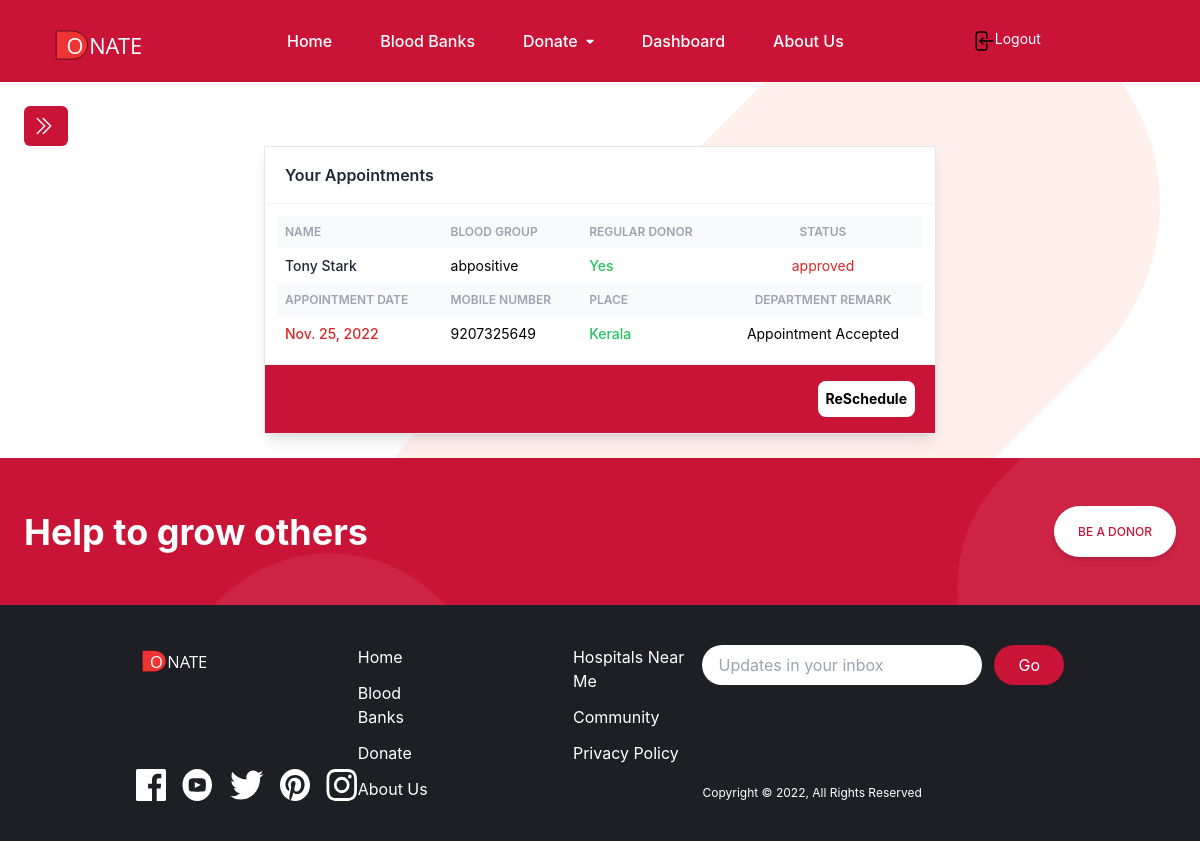
Page /view_appointments/ (signed in) on the committed database.
### user/models.py (models this page shows, shortened)
class DonorAppointment (models.Model):
    user = models.ForeignKey(Donor, on_delete=models.CASCADE)
    fname = models.CharField(max_length=50)
    lname = models.CharField(max_length=50)
    age = models.CharField(max_length=2)
    place = models.CharField(max_length=50)
    pin = models.CharField(max_length=6)
    mob = models.CharField(max_length=15, null=True)
    bloodgroup = models.CharField(max_length=10)
    appointmentdate = models.DateField( max_length=10)
    regulardonor = models.CharField(max_length=6)
    status = models.CharField(max_length=40, null=True)
    departmentremark = models.CharField(max_length=300, null=True)
    date = models.DateTimeField(auto_now_add=True)
    updationdate = models.DateField(null=True)

### user/views.py (the view)
# urls.py: path('view_appointments/', views.view_appointments, name='view_appointments'),
def view_appointments(request):
    if not request.user.is_authenticated:
        return redirect('register')
    user = request.user
    donor = Donor.objects.get(user=user)
    appointment = DonorAppointment.objects.filter(user=donor)
    return render(request, 'user_view_appointments.html', locals())

### templates/user_view_appointments.html (shortened to what this page needs)
{% extends 'user_base.html' %}
{% block content %}
    <div class="flex flex-col justify-center h-full ">
        <div class="w-full max-w-2xl mx-auto bg-white shadow-lg rounded-sm border border-gray-200">
            <header class="px-5 py-4 border-b border-gray-100">
                <div class="font-semibold text-gray-800">Your Appointments</div>
            </header>
            <div class="overflow-x-auto p-3">
                <table class="table-auto w-full">
                    <thead class="text-xs font-semibold uppercase text-gray-400 bg-gray-50">
                        <tr>
                            <th class="p-2">
                                <div class="font-semibold text-left">Name</div>
                            </th>
                            <th class="p-2">
                                <div class="font-semibold text-left">Blood Group</div>
                            </th>
                            <th class="p-2">
                                <div class="font-semibold text-left">Regular Donor</div>
                            </th>
                            <th class="p-2">
                                <div class="font-semibold text-center">Status</div>
                            </th>
                        </tr>
                    </thead>
                {% for i in appointment %}
                    <tbody class="text-sm divide-y divide-gray-100">
                        <tr>
                            <td class="p-2">
                                <div class="font-medium text-gray-800">
                                   {{i.fname}} {{i.lname}}
                                </div>
                            </td>
                            <td class="p-2">
                                <div class="text-left">
                                    {{i.bloodgroup}}
                                </div>
                            </td>
                            <td class="p-2">
                                <div class="text-left font-medium text-green-500">
                                    {{i.regulardonor}}
                                </div>
                            </td>
                            <td class="p-2 text-red-600">
                                <div class="flex justify-center" >
                                    {{i.status}}
                                </div>
                            </td>
                        </tr>
                    </tbody>
                    <thead class="text-xs font-semibold uppercase text-gray-400 bg-gray-50">
                        <tr>
                            <th class="p-2">
                                <div class="font-semibold text-left">Appointment Date</div>
                            </th>
                            <th class="p-2">
                                <div class="font-semibold text-left">Mobile Number</div>
                            </th>
                            <th class="p-2">
                                <div class="font-semibold text-left">Place</div>
                            </th>
                            <th class="p-2">
                                <div class="font-semibold text-center">Department Remark</div>
                            </th>
                        </tr>
                    </thead>
                    <tbody class="text-sm divide-y divide-gray-100">
                        <tr>
                            <td class="p-2">
                                <div class="font-medium text-red-600">
                                    {{i.appointmentdate}}
                                </div>
                            </td>
                            <td class="p-2">
                                <div class="text-left">
                                    {{i.mob}}
                                </div>
                            </td>
                            <td class="p-2">
                                <div class="text-left font-medium text-green-500">
                                    {{i.place}}
                                </div>
                            </td>
                            <td class="p-2">
                                <div class="flex justify-center">
                                    {{i.departmentremark}}
                                </div>
                            </td>
                        </tr>
                    </tbody>
                {% endfor %}
                </table>
            </div>
            <div class="flex justify-end font-bold  space-x-4 text-sm border-t bg-brightRed border-gray-100 px-5 py-4">
                <button class="bg-white rounded-lg p-2 ">ReSchedule</button>
            </div>
        </div>
    </div>
{% endblock %}

### rows in the picture
DonorAppointment: fname "Tony", lname "Stark", bloodgroup "abpositive", regulardonor "Yes", status "approved", appointmentdate "Nov. 25, 2022", mob "9207325649", place "Kerala", departmentremark "Appointment Accepted"
